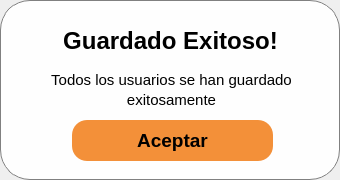
<?xml version="1.0" encoding="UTF-8"?>
<ui version="4.0">
 <class>saveUserWindow</class>
 <widget class="QMainWindow" name="saveUserWindow">
  <property name="geometry">
   <rect>
    <x>0</x>
    <y>0</y>
    <width>340</width>
    <height>180</height>
   </rect>
  </property>
  <property name="windowTitle">
   <string>Guardado Exitoso! - Abaxfem</string>
  </property>
  <property name="windowIcon">
   <iconset resource="resources.qrc">
    <normaloff>:/Images/ResourcesFolder/Imagenes/Logo_Lineas.png</normaloff>:/Images/ResourcesFolder/Imagenes/Logo_Lineas.png</iconset>
  </property>
  <widget class="QWidget" name="centralwidget">
   <property name="styleSheet">
    <string notr="true">QWidget {
background-color : rgba(255, 255, 255, 240);
border-radius:30;
border:1px solid gray;
}</string>
   </property>
   <widget class="QPushButton" name="pb_aceptar">
    <property name="geometry">
     <rect>
      <x>72</x>
      <y>120</y>
      <width>201</width>
      <height>41</height>
     </rect>
    </property>
    <property name="font">
     <font>
      <family>Arial</family>
      <pointsize>14</pointsize>
      <italic>false</italic>
      <bold>true</bold>
      <underline>false</underline>
      <strikeout>false</strikeout>
     </font>
    </property>
    <property name="styleSheet">
     <string notr="true">QPushButton{
	border-radius:15px;
	color: rgb(0, 0, 0);
	background-color: rgba(240, 120, 14, 210);
border:0px;
}
QPushButton:hover{
	background-color: rgba(255, 135, 29, 230);
}
QPushButton:pressed{
	background-color: rgba(255, 135, 29, 255);
}</string>
    </property>
    <property name="text">
     <string>Aceptar</string>
    </property>
   </widget>
   <widget class="QLabel" name="label_4">
    <property name="geometry">
     <rect>
      <x>31</x>
      <y>70</y>
      <width>281</width>
      <height>20</height>
     </rect>
    </property>
    <property name="font">
     <font>
      <family>Arial</family>
      <pointsize>11</pointsize>
     </font>
    </property>
    <property name="styleSheet">
     <string notr="true">border:0px;
background-color: rgba(0, 0, 0, 0);</string>
    </property>
    <property name="text">
     <string>Todos los usuarios se han guardado</string>
    </property>
    <property name="alignment">
     <set>Qt::AlignCenter</set>
    </property>
   </widget>
   <widget class="QPushButton" name="pb_exit">
    <property name="geometry">
     <rect>
      <x>301</x>
      <y>10</y>
      <width>21</width>
      <height>21</height>
     </rect>
    </property>
    <property name="styleSheet">
     <string notr="true">QPushButton{
	background-color: rgba(255, 255, 255, 0);
	image: url(:/Icons/ResourcesFolder/featherIcons/x-square.svg);
border:0px;
}
QPushButton:hover{
	background-color: rgba(200, 200, 200, 120);
	border-radius: 6px
}

QPushButton:pressed{
	background-color: rgba(180, 180, 180, 150);
	border-radius: 6px
}</string>
    </property>
    <property name="text">
     <string/>
    </property>
   </widget>
   <widget class="QLabel" name="label">
    <property name="geometry">
     <rect>
      <x>30</x>
      <y>20</y>
      <width>281</width>
      <height>41</height>
     </rect>
    </property>
    <property name="font">
     <font>
      <family>Arial</family>
      <pointsize>18</pointsize>
      <italic>false</italic>
      <bold>true</bold>
      <kerning>true</kerning>
     </font>
    </property>
    <property name="styleSheet">
     <string notr="true">QLabel{
background-color: rgba(255, 255, 255, 0);
border:0px;
}</string>
    </property>
    <property name="text">
     <string>Guardado Exitoso!</string>
    </property>
    <property name="alignment">
     <set>Qt::AlignCenter</set>
    </property>
   </widget>
   <widget class="QLabel" name="label_5">
    <property name="geometry">
     <rect>
      <x>31</x>
      <y>90</y>
      <width>281</width>
      <height>20</height>
     </rect>
    </property>
    <property name="font">
     <font>
      <family>Arial</family>
      <pointsize>11</pointsize>
     </font>
    </property>
    <property name="styleSheet">
     <string notr="true">border:0px;
background-color: rgba(0, 0, 0, 0);</string>
    </property>
    <property name="text">
     <string>exitosamente</string>
    </property>
    <property name="alignment">
     <set>Qt::AlignCenter</set>
    </property>
   </widget>
  </widget>
 </widget>
 <resources>
  <include location="resources.qrc"/>
 </resources>
 <connections/>
</ui>
